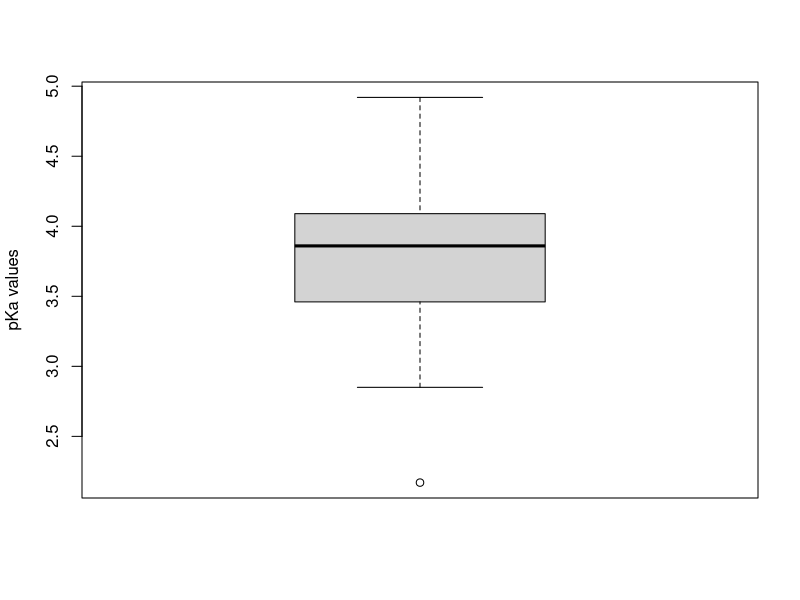
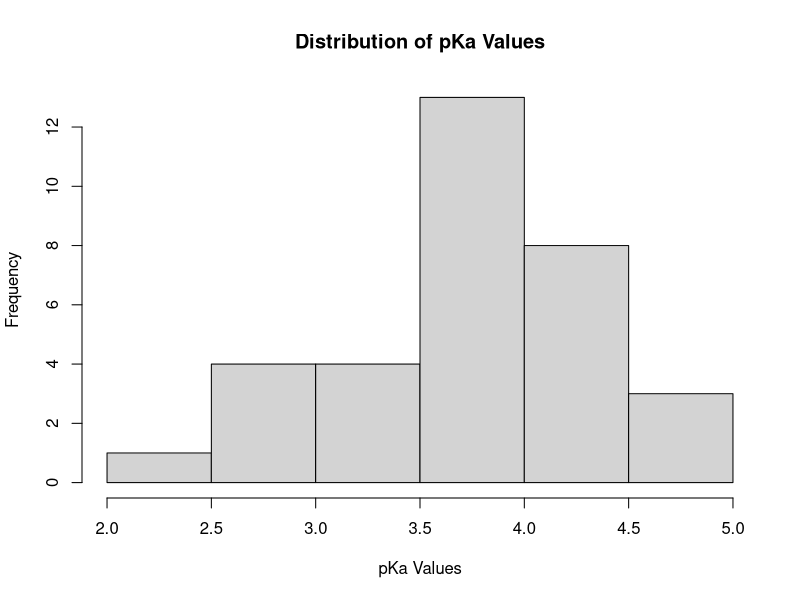
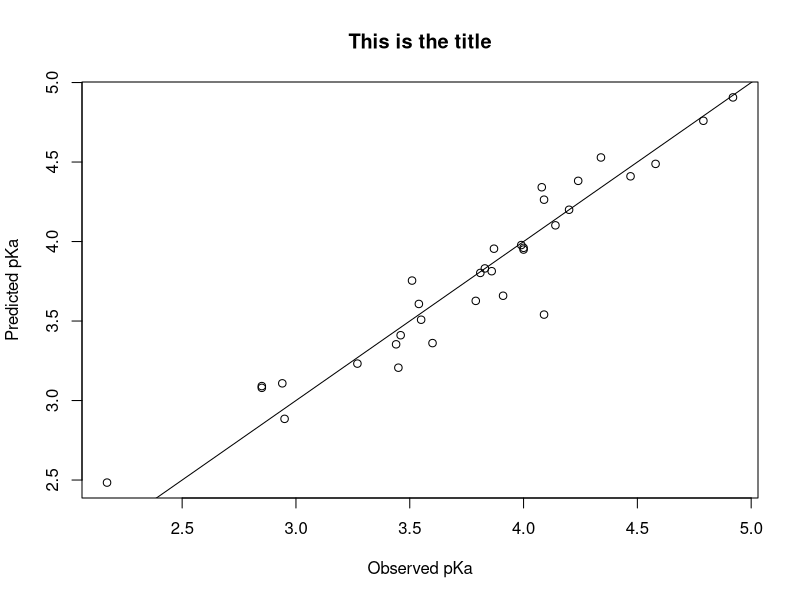
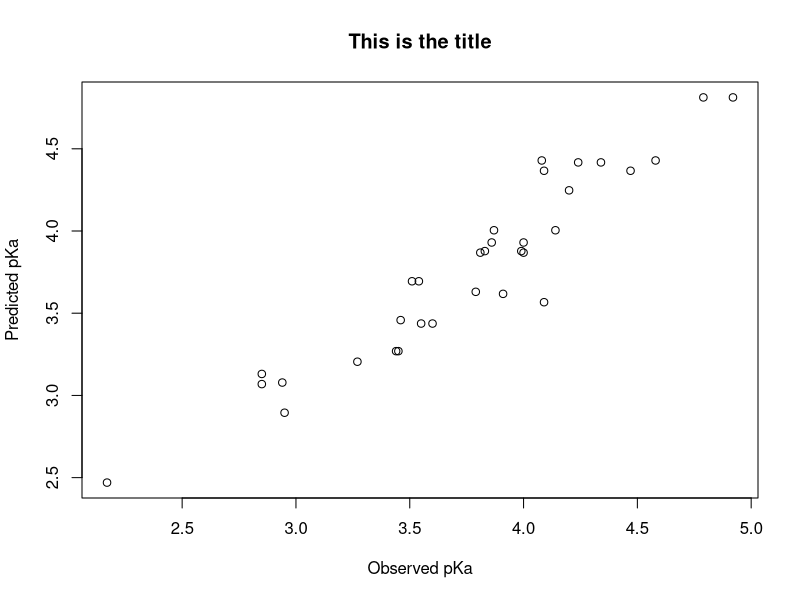

The R script that drew these images, in order:
## ---- chunk 1
library("knitr")
benzoate <- read.delim("./data/benzoate.txt", row.names=1)
## ---- chunk 2
kable(benzoate, caption="Raw pKa Data")
## ---- chunk 3
boxplot(benzoate$pka, ylab="pKa values")
## ---- chunk 4
hist(benzoate$pka, main="Distribution of pKa Values", xlab="pKa Values")
## ---- chunk 5
model.all <- lm(pka ~ . , data=benzoate)
plot(benzoate$pka, fitted(model.all), main="This is the title", xlab="Observed pKa", ylab="Predicted pKa")
abline(a=0, b=1)
## ---- chunk 6
summary(model.all)
## ---- chunk 7
model.5 <- lm(pka ~  sigma.p + sigma.m + ortho + tpsa + logp,  data=benzoate)
plot(benzoate$pka, fitted(model.5), main="This is the title", xlab="Observed pKa", ylab="Predicted pKa")
## ---- chunk 8
summary(model.5)
